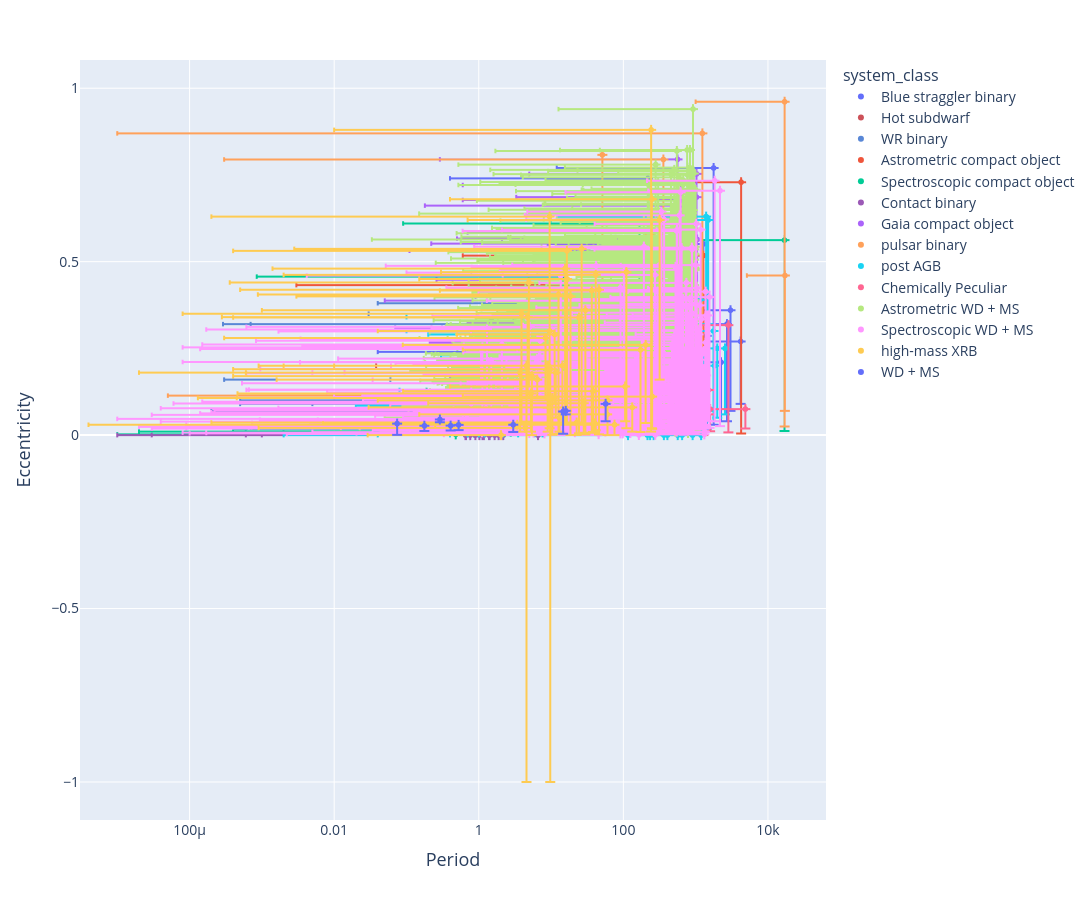

Notebook source saved alongside this figure:
### Code cell
# custom color mapping
custom_colors = {
    'Hot subdwarf': '#cc5159',
    'Stripped star': '#3dceb4',
    'WR binary': '#5987d6',
    'Algol': '#f39c12',
    'Contact binary': '#9b59b6',
    'WD': '#95a5a6',
    'Barium star': '#e74c3c',
    'Post-CE': '#2ecc71',
    'NS': '#3498db',
    'BH': '#1abc9c',
}

fig = plotly_vars('Period', 'Eccentricity', pd_catalog_data, logx=True, logy=False, 
                  color_by='system_class', color_map=custom_colors)
fig.show()

### Figure 1 — Plotly figure (JSON) as saved in the notebook; plotly's stock layout.template omitted (floating-point values rounded to 4 significant figures; data arrays with more than 128 entries replaced by an {"elided": "..."} marker saying what was removed)
{"data": [{"customdata": {"elided": "17x9 str values"}, "error_x": {"array": [0.0, 0.0, 0.0, 0.0, 0.0, 0.0, 0.0, 0.0, 0.0, 0.0, 0.0, 0.0, 0.0, 0.0, 0.0, 0.0, 0.0], "arrayminus": [718.0, 2210.0, 1025.0, 1160.0, 2960.0, 545.1, 613.5, 1000.0, 1760.0, 687.0, 120.2, 1268.0, 1416.0, 2650.0, 511.0, 3960.0, 217.2]}, "error_y": {"array": [0.0, 0.0, 0.0, 0.0, 0.0, 0.0, 0.0, 0.0, 0.0, 0.0, 0.0, 0.0, 0.0, 0.0, 0.0, 0.0, 0.0], "arrayminus": [0.31, 0.17, 0.02, 0.04, 0.29, 0.254, 0.17, 0.082, 0.74, 0.02, 0.21, 0.533, 0.268, 0.28, 0.3, 0.18, 0.65]}, "hovertemplate": "Period=%{x:.3f}<br>Eccentricity=%{y:.3f}<br>System Name=%{customdata[0]}<br>Type1=%{customdata[1]}<br>Type2=%{customdata[2]}<br>evol_type_1=%{customdata[3]}<br>evol_type_2=%{customdata[4]}<br>obs_type_1=%{customdata[5]}<br>obs_type_2=%{customdata[6]}<extra></extra>", "legendgroup": "Blue straggler binary", "marker": {"color": "#636efa", "size": 6, "symbol": "circle"}, "mode": "markers", "name": "Blue straggler binary", "showlegend": true, "type": "scattergl", "x": [722.0, 2240.0, 1033.0, 1168.0, 3030.0, 546.7, 615.2, 1003.0, 1772.0, 690.0, 120.2, 1277.0, 1423.0, 2710.0, 517.0, 4190.0, 217.6], "xaxis": "x", "y": [0.34, 0.21, 0.07, 0.09, 0.36, 0.269, 0.21, 0.095, 0.77, 0.07, 0.24, 0.551, 0.286, 0.32, 0.37, 0.27, 0.74], "yaxis": "y"}, {"customdata": [["HD200310", "Be", "sdOB", "MS", "He-star", "Be", "sdOB", "Hot subdwarf", "Hot subdwarf"], ["GALEXJ2349+3844", "", "", "MS", "He-star", "WD/MS", "sdB", "Hot subdwarf", "Hot subdwarf"], ["HFG1", "", "", "MS", "He-star", "G", "sdB", "Hot subdwarf", "Hot subdwarf"], ["EQPsc", "", "", "MS", "He-star", "M", "sdB", "Hot subdwarf", "Hot subdwarf"], ["PB7352", "", "", "MS", "He-star", "WD/MS", "sdB", "Hot subdwarf", "Hot subdwarf"], ["EGB5", "", "", "MS", "He-star", "WD/M", "sdB", "Hot subdwarf", "Hot subdwarf"], ["HD185510", "", "", "MS", "He-star", "K0", "sdB", "Hot subdwarf", "Hot subdwarf"]], "error_x": {"array": [0.0, 0.0, 0.0, 0.0, 0.0, 0.0, 0.0], "arrayminus": [147.6, 0.4625, 0.5816, 0.8008, 3.622, 16.54, 20.66]}, "error_y": {"array": [0.0, 0.0, 0.0, 0.0, 0.0, 0.0, 0.0], "arrayminus": [0.19, 0.04, 0.08, 0.07, 0.014, 0.05, 0.083]}, "hovertemplate": "Period=%{x:.3f}<br>Eccentricity=%{y:.3f}<br>System Name=%{customdata[0]}<br>Type1=%{customdata[1]}<br>Type2=%{customdata[2]}<br>evol_type_1=%{customdata[3]}<br>evol_type_2=%{customdata[4]}<br>obs_type_1=%{customdata[5]}<br>obs_type_2=%{customdata[6]}<extra></extra>", "legendgroup": "Hot subdwarf", "marker": {"color": "#cc5159", "size": 6, "symbol": "circle"}, "mode": "markers", "name": "Hot subdwarf", "showlegend": true, "type": "scattergl", "x": [147.6, 0.4625, 0.5816, 0.8008, 3.622, 16.54, 20.66], "xaxis": "x", "y": [0.2, 0.06, 0.09, 0.11, 0.024, 0.098, 0.094], "yaxis": "y"}, {"customdata": [["BAT99 19", "O6 V", "WR-WN4", "MS", "He-star", "O6 V", "WR-WN4", "WR binary", "WR binary"], ["BAT99 29", "B1.5 V", "WR-WN3", "MS", "He-star", "B1.5 V", "WR-WN3", "WR binary", "WR binary"], ["BAT99 43", "O9 V", "WR-WN3", "MS", "He-star", "O9 V", "WR-WN3", "WR binary", "WR binary"], ["BAT99 49", "O9 V", "WR-WN4", "MS", "He-star", "O9 V", "WR-WN4", "WR binary", "WR binary"], ["BAT99 59", "O9 V", "WR-WN4", "MS", "He-star", "O9 V", "WR-WN4", "WR binary", "WR binary"], ["BAT99 64", "O9 V", "WR-WN4", "MS", "He-star", "O9 V", "WR-WN4", "WR binary", "WR binary"], ["BAT99 71", "O6.5 V", "WR-WN3", "MS", "He-star", "O6.5 V", "WR-WN3", "WR binary", "WR binary"], ["BAT99 77", "O7.5 III", "WR-WN7", "MS", "He-star", "O7.5 III", "WR-WN7", "WR binary", "WR binary"], ["BAT99 92", "O6 V", "WR-WN3", "MS", "He-star", "O6 V", "WR-WN3", "WR binary", "WR binary"], ["BAT99 126", "O7 V", "WR-WN3", "MS", "He-star", "O7 V", "WR-WN3", "WR binary", "WR binary"], ["SMC AB 3", "O-O9", "WR-WN3", "MS", "He-star", "O-O9", "WR-WN3", "WR binary", "WR binary"], ["SMC AB 7", "O-O6 I", "WR-WN4", "MS", "He-star", "O-O6 I", "WR-WN4", "WR binary", "WR binary"], ["SMC AB 8", "O-O4 V", "WR-WO4", "MS", "He-star", "O-O4 V", "WR-WO4", "WR binary", "WR binary"]], "error_x": {"array": [0.0, 0.0, 0.0, 0.0, 0.0, 0.0, 0.0, 0.0, 0.0, 0.0, 0.0, 0.0, 0.0], "arrayminus": [17.99, 2.201, 2.816, 31.66, 4.712, 37.53, 2.326, 3.003, 4.312, 25.46, 10.05, 19.56, 19.56]}, "error_y": {"array": [0.0, 0.0, 0.0, 0.0, 0.0, 0.0, 0.0, 0.0, 0.0, 0.0, 0.0, 0.0, 0.0], "arrayminus": [0.006, 0.03, 0.02, 0.24, 0.24, 0.07, 0.01, 0.3, 0.0, 0.32, 0.03, 0.08, 0.08]}, "hovertemplate": "Period=%{x:.3f}<br>Eccentricity=%{y:.3f}<br>System Name=%{customdata[0]}<br>Type1=%{customdata[1]}<br>Type2=%{customdata[2]}<br>evol_type_1=%{customdata[3]}<br>evol_type_2=%{customdata[4]}<br>obs_type_1=%{customdata[5]}<br>obs_type_2=%{customdata[6]}<extra></extra>", "legendgroup": "WR binary", "marker": {"color": "#5987d6", "size": 6, "symbol": "circle"}, "mode": "markers", "name": "WR binary", "showlegend": true, "type": "scattergl", "x": [17.99, 2.202, 2.816, 31.69, 4.713, 37.59, 2.326, 3.003, 4.312, 25.5, 10.05, 19.56, 19.56], "xaxis": "x", "y": [0.02, 0.16, 0.07, 0.35, 0.32, 0.16, 0.09, 0.32, 0.02, 0.38, 0.09, 0.1, 0.1], "yaxis": "y"}, {"customdata": [["Gaia BH1", "MS", "BH", "MS", "BH", "", "", "Astrometric compact object", "Astrometric compact object"], ["Gaia BH2", "RG", "BH", "RGB", "BH", "RG", "", "Astrometric compact object", "Astrometric compact object"], ["Gaia BH3", "RG", "BH", "RGB", "BH", "RG", "", "Astrometric compact object", "Astrometric compact object"], ["Gaia NS1", "MS", "NS", "MS", "NS", "", "", "Astrometric compact object", "Astrometric compact object"]], "error_x": {"array": [0.0, 0.0, 0.0, 0.0], "arrayminus": [185.4, 1276.0, 4155.0, 730.4]}, "error_y": {"array": [0.0, 0.0, 0.0, 0.0], "arrayminus": [0.4323, 0.5167, 0.7243, 0.121]}, "hovertemplate": "Period=%{x:.3f}<br>Eccentricity=%{y:.3f}<br>System Name=%{customdata[0]}<br>Type1=%{customdata[1]}<br>Type2=%{customdata[2]}<br>evol_type_1=%{customdata[3]}<br>evol_type_2=%{customdata[4]}<br>obs_type_1=%{customdata[5]}<br>obs_type_2=%{customdata[6]}<extra></extra>", "legendgroup": "Astrometric compact object", "marker": {"color": "#EF553B", "size": 6, "symbol": "circle"}, "mode": "markers", "name": "Astrometric compact object", "showlegend": true, "type": "scattergl", "x": [185.4, 1277.0, 4253.0, 730.9], "xaxis": "x", "y": [0.4323, 0.5176, 0.7291, 0.123], "yaxis": "y"}, {"customdata": [["VFTS 243", "O7V", "BH", "MS", "BH", "O7V", "", "Spectroscopic compact object", "Spectroscopic compact object"], ["NGC 3201 #12560", "MS", "BH", "MS", "BH", "", "", "Spectroscopic compact object", "Spectroscopic compact object"], ["HD 130298", "O6.5III", "BH", "MS", "BH", "O6.5III", "", "Spectroscopic compact object", "Spectroscopic compact object"], ["G3425", "RG", "BH?", "RGB", "", "RG", "BH?", "Spectroscopic compact object", "Spectroscopic compact object"], ["2MASS J06163552", "MS", "NS/WD?", "MS", "NS", "", "NS/WD?", "Spectroscopic compact object", "Spectroscopic compact object"], ["56 UMa", "RG", "NS/WD?", "RGB", "NS", "RG", "NS/WD?", "Spectroscopic compact object", "Spectroscopic compact object"], ["J0606+2132", "MS", "NS/WD?", "MS", "NS", "", "NS/WD?", "Spectroscopic compact object", "Spectroscopic compact object"], ["G3431", "MS", "NS/WD?", "MS", "NS", "", "NS/WD?", "Spectroscopic compact object", "Spectroscopic compact object"], ["G8441", "RG", "NS/WD/MS?", "RGB", "NS", "RG", "NS/WD/MS?", "Spectroscopic compact object", "Spectroscopic compact object"], ["LAMOST J2354", "MS", "WD/NS?", "MS", "NS", "", "WD/NS?", "Spectroscopic compact object", "Spectroscopic compact object"], ["G4031", "MS", "WD", "MS", "NS", "", "", "Spectroscopic compact object", "Spectroscopic compact object"]], "error_x": {"array": [0.0, 0.0, 0.0, 0.0, 0.0, 0.0, 0.0, 0.0, 0.0, 0.0, 0.0], "arrayminus": [10.4, 166.9, 14.63, 875.0, 0.8666, 16510.0, 2.774, 120.4, 46.73, 0.4799, 137.4]}, "error_y": {"array": [0.0, 0.0, 0.0, 0.0, 0.0, 0.0, 0.0, 0.0, 0.01, 0.0, 0.0], "arrayminus": [0.005, 0.59, 0.45, 0.04, 0.002, 0.55, 0.0, 0.11, 0.0, 0.0, 0.194]}, "hovertemplate": "Period=%{x:.3f}<br>Eccentricity=%{y:.3f}<br>System Name=%{customdata[0]}<br>Type1=%{customdata[1]}<br>Type2=%{customdata[2]}<br>evol_type_1=%{customdata[3]}<br>evol_type_2=%{customdata[4]}<br>obs_type_1=%{customdata[5]}<br>obs_type_2=%{customdata[6]}<extra></extra>", "legendgroup": "Spectroscopic compact object", "marker": {"color": "#00cc96", "size": 6, "symbol": "circle"}, "mode": "markers", "name": "Spectroscopic compact object", "showlegend": true, "type": "scattergl", "x": [10.4, 167.0, 14.63, 877.0, 0.8666, 16910.0, 2.774, 120.6, 46.81, 0.4799, 138.0], "xaxis": "x", "y": [0.017, 0.61, 0.457, 0.05, 0.007, 0.562, 0.01, 0.13, 0.02, 0.002, 0.215], "yaxis": "y"}, {"customdata": {"elided": "15x9 str values"}, "error_x": {"array": [0.0, 0.0, 0.0, 0.0, 0.0, 0.0, 0.0, 0.0, 0.0, 0.0, 0.0, 0.0, 0.0, 0.0, 0.0], "arrayminus": [2.185, 1.175, 1.387, 1.886, 1.124, 0.6668, 0.8966, 1.657, 1.495, 0.7619, 1.411, 1.141, 0.6562, 6.598, 1.019]}, "error_y": {"array": [0.0, 0.0, 0.0, 0.0, 0.0, 0.0, 0.0, 0.0, 0.0, 0.0, 0.0, 0.0, 0.0, 0.0, 0.0], "arrayminus": [0.0, 0.0, 0.0, 0.0, 0.0, 0.0, 0.0, 0.0, 0.26, 0.0, 0.0, 0.0, 0.0, 0.0, 0.0]}, "hovertemplate": "Period=%{x:.3f}<br>Eccentricity=%{y:.3f}<br>System Name=%{customdata[0]}<br>Type1=%{customdata[1]}<br>Type2=%{customdata[2]}<br>evol_type_1=%{customdata[3]}<br>evol_type_2=%{customdata[4]}<br>obs_type_1=%{customdata[5]}<br>obs_type_2=%{customdata[6]}<extra></extra>", "legendgroup": "Contact binary", "marker": {"color": "#9b59b6", "size": 6, "symbol": "circle"}, "mode": "markers", "name": "Contact binary", "showlegend": true, "type": "scattergl", "x": [2.185, 1.175, 1.387, 1.886, 1.124, 0.6668, 0.8966, 1.658, 1.495, 0.7619, 1.411, 1.141, 0.6563, 6.598, 1.019], "xaxis": "x", "y": [0.0, 0.0, 0.0, 0.0, 0.0, 0.0, 0.0, 0.0, 0.33, 0.0, 0.0, 0.0, 0.0, 0.0, 0.0], "yaxis": "y"}, {"customdata": {"elided": "20x9 str values"}, "error_x": {"array": [0.0, 0.0, 0.0, 0.0, 0.0, 0.0, 0.0, 0.0, 0.0, 0.0, 0.0, 0.0, 0.0, 0.0, 0.0, 0.0, 0.0, 0.0, 0.0, 0.0], "arrayminus": [189.0, 230.1, 310.1, 480.8, 497.2, 536.0, 561.5, 570.6, 631.6, 632.4, 635.4, 654.0, 656.8, 718.9, 822.0, 888.8, 937.8, 1023.0, 1024.0, 1044.0]}, "error_y": {"array": [0.0, 0.0, 0.0, 0.0, 0.0, 0.0, 0.0, 0.0, 0.0, 0.0, 0.0, 0.0, 0.0, 0.0, 0.0, 0.0, 0.0, 0.0, 0.0, 0.0], "arrayminus": [0.3872, 0.3069, 0.5293, 0.439, 0.164, 0.6605, 0.79, 0.3083, 0.548, 0.2658, 0.3195, 0.708, 0.6759, 0.3972, 0.348, 0.5805, 0.5655, 0.674, 0.742, 0.553]}, "hovertemplate": "Period=%{x:.3f}<br>Eccentricity=%{y:.3f}<br>System Name=%{customdata[0]}<br>Type1=%{customdata[1]}<br>Type2=%{customdata[2]}<br>evol_type_1=%{customdata[3]}<br>evol_type_2=%{customdata[4]}<br>obs_type_1=%{customdata[5]}<br>obs_type_2=%{customdata[6]}<extra></extra>", "legendgroup": "Gaia compact object", "marker": {"color": "#ab63fa", "size": 6, "symbol": "circle"}, "mode": "markers", "name": "Gaia compact object", "showlegend": true, "type": "scattergl", "x": [189.1, 230.2, 310.2, 481.0, 497.6, 536.1, 561.8, 570.9, 631.8, 632.6, 636.1, 654.6, 657.4, 719.8, 827.0, 889.5, 938.3, 1027.0, 1029.0, 1046.0], "xaxis": "x", "y": [0.3879, 0.3095, 0.5314, 0.448, 0.168, 0.6615, 0.795, 0.3093, 0.552, 0.2668, 0.3228, 0.721, 0.6777, 0.3993, 0.357, 0.584, 0.5666, 0.686, 0.753, 0.564], "yaxis": "y"}, {"customdata": [["PSR B1820-11", "MS/WD?", "NS", "MS", "NS", "MS/WD?", "", "pulsar binary", "pulsar binary"], ["PSR J1954+2529", "MS/WD?", "NS", "MS", "NS", "MS/WD?", "", "pulsar binary", "pulsar binary"], ["PSR J0045-7319", "BIV", "NS", "MS", "NS", "BIV", "", "pulsar binary", "pulsar binary"], ["PSR B1259-63", "Be", "NS", "MS", "NS", "Be", "", "pulsar binary", "pulsar binary"], ["PSR J1638-4725", "B", "NS", "MS", "NS", "B", "", "pulsar binary", "pulsar binary"], ["PSR J2032+4127", "Be", "NS", "MS", "NS", "Be", "", "pulsar binary", "pulsar binary"], ["PSR J2108+4516", "O/Be", "NS", "MS", "NS", "O/Be", "", "pulsar binary", "pulsar binary"], ["PSR J0210+5845", "B6V", "NS", "MS", "NS", "B6V", "", "pulsar binary", "pulsar binary"]], "error_x": {"array": [0.0, 0.0, 0.0, 0.0, 0.0, 0.0, 0.0, 0.0], "arrayminus": [357.8, 82.72, 51.17, 1237.0, 231.0, 16000.0, 269.4, 12060.0]}, "error_y": {"array": [0.0, 0.0, 0.0, 0.0, 0.0, 0.0, 0.0, 0.0], "arrayminus": [0.7946, 0.114, 0.8079, 0.8699, 0.5789, 0.936, 0.08742, 0.39]}, "hovertemplate": "Period=%{x:.3f}<br>Eccentricity=%{y:.3f}<br>System Name=%{customdata[0]}<br>Type1=%{customdata[1]}<br>Type2=%{customdata[2]}<br>evol_type_1=%{customdata[3]}<br>evol_type_2=%{customdata[4]}<br>obs_type_1=%{customdata[5]}<br>obs_type_2=%{customdata[6]}<extra></extra>", "legendgroup": "pulsar binary", "marker": {"color": "#FFA15A", "size": 6, "symbol": "circle"}, "mode": "markers", "name": "pulsar binary", "showlegend": true, "type": "scattergl", "x": [357.8, 82.72, 51.17, 1237.0, 231.0, 17000.0, 269.4, 17180.0], "xaxis": "x", "y": [0.7946, 0.114, 0.8079, 0.8699, 0.5789, 0.961, 0.08742, 0.46], "yaxis": "y"}, {"customdata": {"elided": "33x9 str values"}, "error_x": {"array": [0.0, 0.0, 0.0, 0.0, 0.0, 0.0, 0.0, 0.0, 0.0, 0.0, 0.0, 0.0, 0.0, 0.0, 0.0, 0.0, 0.0, 0.0, 0.0, 0.0, 0.0, 0.0, 0.0, 0.0, 0.0, 0.0, 0.0, 0.0, 0.0, 0.0, 0.0, 0.0, 0.0], "arrayminus": [288.9, 1188.0, 871.3, 140.8, 1212.0, 1137.0, 316.5, 597.2, 1288.0, 1928.0, 900.4, 1479.0, 362.3, 258.9, 1738.0, 430.5, 234.3, 261.9, 215.0, 500.1, 1735.0, 389.5, 646.3, 1382.0, 519.0, 126.9, 119.5, 1479.0, 115.9, 403.8, 556.7, 656.9, 2407.0]}, "error_y": {"array": [0.0, 0.05, 0.0, 0.0, 0.0, 0.0, 0.0, 0.0, 0.0, 0.0, 0.03, 0.0, 0.1, 0.0, 0.0, 0.0, 0.02, 0.05, 0.03, 0.0, 0.0, 0.0, 0.13, 0.0, 0.0, 0.0, 0.0, 0.0, 0.04, 0.04, 0.06, 0.0, 0.0], "arrayminus": [0.22, 0.0, 0.018, 0.08, 0.14, 0.3, 0.24, 0.28, 0.22, 0.2, 0.0, 0.28, 0.0, 0.16, 0.16, 0.29, 0.0, 0.0, 0.0, 0.18, 0.26, 0.06, 0.0, 0.57, 0.21, 0.1, 0.3, 0.55, 0.0, 0.0, 0.0, 0.21, 0.19]}, "hovertemplate": "Period=%{x:.3f}<br>Eccentricity=%{y:.3f}<br>System Name=%{customdata[0]}<br>Type1=%{customdata[1]}<br>Type2=%{customdata[2]}<br>evol_type_1=%{customdata[3]}<br>evol_type_2=%{customdata[4]}<br>obs_type_1=%{customdata[5]}<br>obs_type_2=%{customdata[6]}<extra></extra>", "legendgroup": "post AGB", "marker": {"color": "#19d3f3", "size": 6, "symbol": "circle"}, "mode": "markers", "name": "post AGB", "showlegend": true, "type": "scattergl", "x": [289.1, 1189.0, 871.7, 140.8, 1248.0, 1151.0, 317.6, 597.4, 1289.0, 1989.0, 906.3, 1488.0, 363.3, 259.6, 1818.0, 430.6, 234.4, 262.6, 215.4, 501.1, 1762.0, 390.2, 649.8, 1394.0, 519.7, 127.0, 119.6, 1489.0, 116.0, 406.0, 564.3, 662.2, 2550.0], "xaxis": "x", "y": [0.29, 0.0, 0.024, 0.085, 0.22, 0.39, 0.27, 0.3, 0.23, 0.25, 0.0, 0.32, 0.0, 0.21, 0.2, 0.3, 0.0, 0.0, 0.0, 0.2, 0.3, 0.08, 0.0, 0.63, 0.24, 0.13, 0.34, 0.62, 0.0, 0.0, 0.0, 0.25, 0.25], "yaxis": "y"}, {"customdata": [["BD-10d4311", "sgCH", "WD", "MS", "WD", "sgCH", "", "Chemically Peculiar", "Chemically Peculiar"], ["BD-18d255", "dBa", "WD", "MS", "WD", "dBa", "", "Chemically Peculiar", "Chemically Peculiar"], ["BD+18d5215", "dBa", "WD", "MS", "WD", "dBa", "", "Chemically Peculiar", "Chemically Peculiar"], ["HD98991", "dBa", "WD", "MS", "WD", "dBa", "", "Chemically Peculiar", "Chemically Peculiar"]], "error_x": {"array": [0.0, 0.0, 0.0, 0.0], "arrayminus": [4845.0, 1579.0, 1505.0, 2737.0]}, "error_y": {"array": [0.0, 0.0, 0.0, 0.0], "arrayminus": [0.056, 0.064, 0.07, 0.309]}, "hovertemplate": "Period=%{x:.3f}<br>Eccentricity=%{y:.3f}<br>System Name=%{customdata[0]}<br>Type1=%{customdata[1]}<br>Type2=%{customdata[2]}<br>evol_type_1=%{customdata[3]}<br>evol_type_2=%{customdata[4]}<br>obs_type_1=%{customdata[5]}<br>obs_type_2=%{customdata[6]}<extra></extra>", "legendgroup": "Chemically Peculiar", "marker": {"color": "#FF6692", "size": 6, "symbol": "circle"}, "mode": "markers", "name": "Chemically Peculiar", "showlegend": true, "type": "scattergl", "x": [4865.0, 1585.0, 1516.0, 2836.0], "xaxis": "x", "y": [0.075, 0.075, 0.13, 0.317], "yaxis": "y"}, {"customdata": {"elided": "3136x9 str values"}, "error_x": {"array": {"elided": "3136 float values"}, "arrayminus": {"elided": "3136 float values"}}, "error_y": {"array": {"elided": "3136 float values"}, "arrayminus": {"elided": "3136 float values"}}, "hovertemplate": "Period=%{x:.3f}<br>Eccentricity=%{y:.3f}<br>System Name=%{customdata[0]}<br>Type1=%{customdata[1]}<br>Type2=%{customdata[2]}<br>evol_type_1=%{customdata[3]}<br>evol_type_2=%{customdata[4]}<br>obs_type_1=%{customdata[5]}<br>obs_type_2=%{customdata[6]}<extra></extra>", "legendgroup": "Astrometric WD + MS", "marker": {"color": "#B6E880", "size": 6, "symbol": "circle"}, "mode": "markers", "name": "Astrometric WD + MS", "showlegend": true, "type": "scattergl", "x": {"elided": "3136 float values"}, "xaxis": "x", "y": {"elided": "3136 float values"}, "yaxis": "y"}, {"customdata": {"elided": "238x9 str values"}, "error_x": {"array": {"elided": "238 float values"}, "arrayminus": {"elided": "238 float values"}}, "error_y": {"array": {"elided": "238 float values"}, "arrayminus": {"elided": "238 float values"}}, "hovertemplate": "Period=%{x:.3f}<br>Eccentricity=%{y:.3f}<br>System Name=%{customdata[0]}<br>Type1=%{customdata[1]}<br>Type2=%{customdata[2]}<br>evol_type_1=%{customdata[3]}<br>evol_type_2=%{customdata[4]}<br>obs_type_1=%{customdata[5]}<br>obs_type_2=%{customdata[6]}<extra></extra>", "legendgroup": "Spectroscopic WD + MS", "marker": {"color": "#FF97FF", "size": 6, "symbol": "circle"}, "mode": "markers", "name": "Spectroscopic WD + MS", "showlegend": true, "type": "scattergl", "x": {"elided": "238 float values"}, "xaxis": "x", "y": {"elided": "238 float values"}, "yaxis": "y"}, {"customdata": {"elided": "49x9 str values"}, "error_x": {"array": [0.0, 0.0, 0.0, 0.0, 0.0, 0.0, 0.0, 0.0, 0.0, 0.0, 0.0, 0.0, 0.0, 0.0, 0.0, 0.0, 0.0, 0.0, 0.0, 0.0, 0.0, 0.0, 0.0, 0.0, 0.0, 0.0, 0.0, 0.0, 0.0, 0.0, 0.0, 0.0, 0.0, 0.0, 0.0, 0.0, 0.0, 0.0, 0.0, 0.0, 0.0, 0.0, 0.0, 0.0, 0.0, 0.0, 0.0, 0.0, 0.0], "arrayminus": [15.66, 203.3, 11.6, 24.32, 26.49, 28.1, 36.21, 249.7, 110.0, 316.6, 10.7, 59.54, 105.4, 9.543, 8.963, 247.4, 16.55, 5.283, 2.004, 14.36, 41.5, 16.53, 3.728, 75.31, 132.9, 8.95, 10.45, 3.412, 9.74, 29.8, 4.927, 4.569, 5.424, 3.906, 6.451, 4.74, 242.2, 18.54, 37.88, 22.58, 8.375, 4.4, 13.08, 172.1, 40.41, 46.02, 12.66, 9.518, 60.33]}, "error_y": {"array": [0.0, 0.0, 0.0, 0.0, 0.0, 0.0, 0.0, 0.0, 0.0, 0.0, 0.0, 0.0, 0.0, 0.0, 0.0, 0.0, 0.0, 0.0, 0.0, 0.0, 0.0, 0.0, 0.0, 0.0, 0.0, 0.0, 0.0, 0.0, 0.0, 0.0, 0.0, 0.0, 0.0, 0.0, 0.0, 0.0, 0.0, 0.0, 0.0, 0.0, 0.0, 0.018, 0.0, 0.0, 0.0, 0.0, 0.0, 0.0, 0.0], "arrayminus": [0.45, 0.225, 0.13, 0.334, 0.503, 0.085, 0.41, 0.093, 0.45, 0.46, 0.2, 0.0, 0.1, 0.6, 0.028, 0.66, 0.498, 0.11, 0.0001, 0.17, 0.448, 0.38, 0.17, 0.03, 0.07, 0.19, 0.106, 0.01, 1.19, 0.358, 0.3, 1.2, 0.17, 0.32, 0.05, 0.23, 0.87, 0.4, 0.118, 0.036, 0.18, 0.0, 0.04, 0.237, 0.027, 0.417, 0.4023, 0.28, 0.1]}, "hovertemplate": "Period=%{x:.3f}<br>Eccentricity=%{y:.3f}<br>System Name=%{customdata[0]}<br>Type1=%{customdata[1]}<br>Type2=%{customdata[2]}<br>evol_type_1=%{customdata[3]}<br>evol_type_2=%{customdata[4]}<br>obs_type_1=%{customdata[5]}<br>obs_type_2=%{customdata[6]}<extra></extra>", "legendgroup": "high-mass XRB", "marker": {"color": "#FECB52", "size": 6, "symbol": "circle"}, "mode": "markers", "name": "high-mass XRB", "showlegend": true, "type": "scattergl", "x": [15.66, 203.4, 11.6, 24.32, 26.5, 28.3, 36.5, 250.3, 110.3, 317.3, 11.2, 59.69, 105.8, 9.544, 8.963, 247.8, 16.55, 5.284, 2.033, 14.37, 41.5, 16.68, 3.728, 75.56, 132.9, 8.96, 10.45, 3.412, 9.74, 29.81, 4.927, 4.57, 5.425, 3.906, 6.453, 4.74, 242.2, 18.55, 37.97, 22.58, 8.375, 4.401, 13.08, 172.7, 40.41, 46.02, 12.67, 9.558, 60.37], "xaxis": "x", "y": [0.48, 0.26, 0.18, 0.339, 0.537, 0.092, 0.417, 0.111, 0.47, 0.62, 0.29, 0.06, 0.14, 0.63, 0.107, 0.68, 0.531, 0.12, 0.0001, 0.2, 0.462, 0.45, 0.18, 0.03, 0.08, 0.2, 0.107, 0.03, 0.19, 0.36, 0.44, 0.2, 0.17, 0.35, 0.16, 0.34, 0.88, 0.4, 0.127, 0.0363, 0.28, 0.021, 0.05, 0.246, 0.034, 0.419, 0.4055, 0.3, 0.1], "yaxis": "y"}, {"customdata": [["VWHyi", "", "", "MS", "WD", "BD", "WD", "WD + MS", "WD + MS"], ["UGem", "", "", "MS", "WD", "M6", "WD", "WD + MS", "WD + MS"], ["SDSSJ212531-010745", "", "", "MS", "WD", "MS", "WD", "WD + MS", "WD + MS"], ["2M11463394+0055104", "", "", "MS", "WD", "MS", "WD", "WD + MS", "WD + MS"], ["2M10243847+1624582", "", "", "MS", "WD", "MS", "WD", "WD + MS", "WD + MS"], ["HD15144", "", "", "MS", "WD", "A6", "WD", "WD + MS", "WD + MS"], ["G203-47", "", "", "MS", "WD", "M3", "WD", "WD + MS", "WD + MS"], ["V651Mon", "", "", "MS", "WD", "A", "WD", "WD + MS", "WD + MS"], ["AYCet", "", "", "MS", "WD", "G", "WD", "WD + MS", "WD + MS"]], "error_x": {"array": [0.0, 0.0, 0.0, 0.0, 0.0, 0.0, 0.0, 0.0, 0.0], "arrayminus": [0.07427, 0.1769, 0.2898, 0.4087, 0.5259, 2.998, 14.71, 15.99, 56.8]}, "error_y": {"array": [0.0, 0.0, 0.0, 0.0, 0.0, 0.0, 0.0, 0.0, 0.0], "arrayminus": [0.0323, 0.015, 0.008, 0.01376, 0.01523, 0.021, 0.064, 0.01, 0.05]}, "hovertemplate": "Period=%{x:.3f}<br>Eccentricity=%{y:.3f}<br>System Name=%{customdata[0]}<br>Type1=%{customdata[1]}<br>Type2=%{customdata[2]}<br>evol_type_1=%{customdata[3]}<br>evol_type_2=%{customdata[4]}<br>obs_type_1=%{customdata[5]}<br>obs_type_2=%{customdata[6]}<extra></extra>", "legendgroup": "WD + MS", "marker": {"color": "#636efa", "size": 6, "symbol": "circle"}, "mode": "markers", "name": "WD + MS", "showlegend": true, "type": "scattergl", "x": [0.07427, 0.1769, 0.2898, 0.4087, 0.5259, 2.998, 14.71, 15.99, 56.8], "xaxis": "x", "y": [0.0331, 0.027, 0.045, 0.02727, 0.02957, 0.03, 0.068, 0.07, 0.09], "yaxis": "y"}], "layout": {"height": 900, "legend": {"font": {"size": 14}, "title": {"font": {"size": 16}, "text": "system_class"}, "tracegroupgap": 0}, "margin": {"t": 60}, "width": 1200, "xaxis": {"anchor": "y", "domain": [0, 1], "tickfont": {"size": 14}, "title": {"font": {"size": 18}, "text": "Period"}, "type": "log"}, "yaxis": {"anchor": "x", "domain": [0, 1], "tickfont": {"size": 14}, "title": {"font": {"size": 18}, "text": "Eccentricity"}}}}
